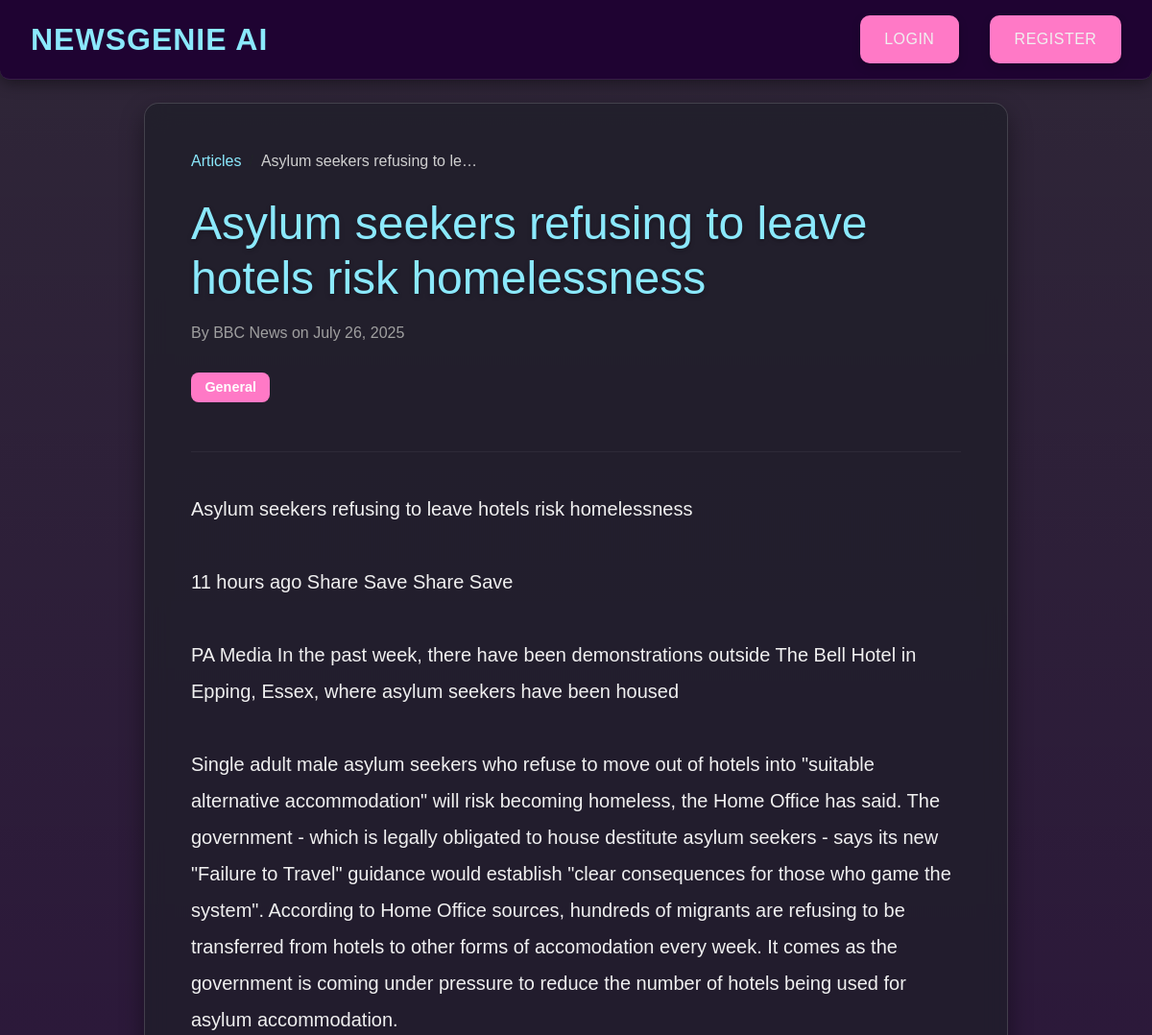
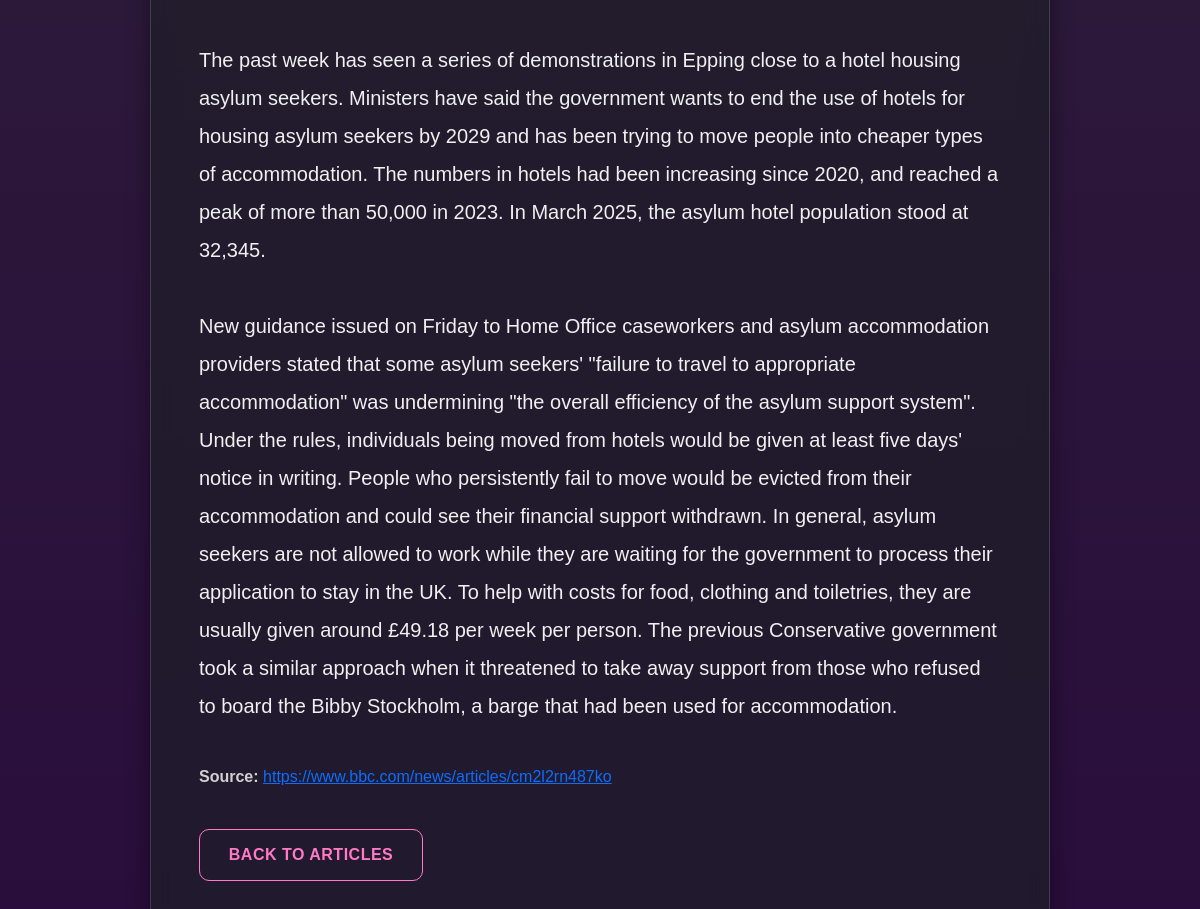
The page /article/218/ on the database its author committed (2 pictures, top to bottom).
### news/models.py (models this page shows, shortened)
class Article(models.Model):
    title = models.CharField(max_length=200)
    content = models.TextField()
    category = models.ForeignKey(Category, on_delete=models.SET_NULL, null=True, blank=True)
    published_date = models.DateTimeField(default=timezone.now)
    created_at = models.DateTimeField(auto_now_add=True)
    audio_file = models.FileField(upload_to='audio/', blank=True, null=True)
    image = models.ImageField(upload_to='articles/', blank=True, null=True)
    author = models.CharField(max_length=255, default="Unknown Source")
    publication_date = models.DateTimeField(null=True, blank=True)
    link = models.URLField(max_length=500, unique=True, null=True, blank=True)
    source = models.CharField(max_length=100, default='Unknown')
    categories = models.ManyToManyField('Category', related_name='multi_articles')
    summary = models.TextField(blank=True, null=True)
    is_summary_generated = models.BooleanField(default=False)
    approved = models.BooleanField(default=False)  # ✅ New field
    audio_file = models.FileField(upload_to='news_audio/', blank=True, null=True)
    def approved_status(self):
        return "Approved" if self.approved else "Pending"
    approved_status.boolean = True
    approved_status.short_description = "Status"
    class Meta:
        ordering = ['-published_date']

class Category(models.Model):
    name = models.CharField(max_length=100)
    description = models.TextField(blank=True)
    class Meta:
        verbose_name_plural = "Categories"

### news/views.py (the view)
# urls.py: path('article/<int:pk>/', views.ArticleDetailView.as_view(), name='article_detail'),
class ArticleDetailView(DetailView):
    model = Article
    template_name = 'news/article_detail.html'
    context_object_name = 'article'
    def get_queryset(self):
        if self.request.user.is_staff:
            return super().get_queryset()
        return super().get_queryset().filter(approved=True)
    def get_object(self, queryset=None):
        obj = super().get_object(queryset)
        if not obj.approved and not self.request.user.is_staff:
            raise Http404("Article not found or not yet approved.")
        if self.request.user.is_authenticated:
            ReadingHistory.objects.update_or_create(
                user=self.request.user,
                article=obj,
                defaults={'timestamp': timezone.now()}
            )
        return obj

### news/templates/news/article_detail.html (shortened to what this page needs)
{% extends 'base.html' %}
{% load static %}
{% block content %}
<link rel="stylesheet" href="{% static 'css/base.css' %}">
<div class="container mt-4">
    <nav aria-label="breadcrumb">
        <ol class="breadcrumb">
            <li class="breadcrumb-item"><a href="{% url 'news:article_list' %}">Articles</a></li>
            <li class="breadcrumb-item active" aria-current="page">{{ article.title|truncatechars:30 }}</li>
        </ol>
    </nav>
    <h1 class="mb-3">{{ article.title }}</h1>
    <p class="text-muted">By {{ article.author }} on {{ article.published_date|date:"F d, Y" }}</p>
    {% for category in article.categories.all %}
        <span class="badge bg-secondary me-1">{{ category.name }}</span>
    {% endfor %}
    <hr>
    <div class="lead">{{ article.content|linebreaksbr }}</div>
    {% if article.link %}
        <p class="mt-4">
            <strong>Source:</strong>
            <a href="{{ article.link }}" target="_blank" rel="noopener noreferrer">
                {{ article.link }}
            </a>
        </p>
    {% endif %}
    <a href="{% url 'news:article_list' %}" class="btn btn-outline-primary mt-4">Back to Articles</a>
</div>
{% endblock %}

### static/css/base.css (style rules this page uses)
body { margin: 0; padding: 0; font-family: "Poppins", sans-serif; background-image: linear-gradient(to bottom, rgba(10, 0, 20, 0.85), rgba(30, 0, 50, 0.95)), url("../img/background.jpg"); background-size: cover; background-repeat: no-repeat; background-position: center; background-attachment: fixed; color: #e0e0e0; }
.container.mt-4 { background-color: rgba(30, 30, 40, 0.7); backdrop-filter: blur(12px); padding: 3rem; border-radius: 15px; box-shadow: 0 10px 25px rgba(0, 0, 0, 0.4); margin: 2.5rem auto; max-width: 900px; border: 1px solid rgba(255, 255, 255, 0.15); }
.container.mt-4 h1 { color: #8be9fd; font-size: 3rem; margin-bottom: 1.5rem; line-height: 1.2; text-shadow: 0 2px 5px rgba(0, 0, 0, 0.3); }
.container.mt-4 p { color: #d0d0d0; }
.container.mt-4 .text-muted { font-size: 1rem; color: #a0a0a0 !important; margin-bottom: 1.8rem; }
.container.mt-4 .badge { background-color: #ff79c6 !important; font-size: 0.9rem; padding: 0.6em 1em; border-radius: 8px; margin-right: 0.8rem; margin-bottom: 1.2rem; display: inline-block; font-weight: 600; }
.container.mt-4 hr { border-top: 1px solid rgba(255, 255, 255, 0.2); margin-top: 2rem; margin-bottom: 2.5rem; }
.container.mt-4 .lead { font-size: 1.25rem; line-height: 1.9; color: #f0f0f0; margin-bottom: 2.5rem; }
.container.mt-4 .btn-outline-primary { border-color: #ff79c6; color: #ff79c6; transition: all 0.3s ease; padding: 0.8rem 1.8rem; font-weight: 600; border-radius: 10px; text-transform: uppercase; letter-spacing: 0.5px; }
.breadcrumb { background-color: transparent; padding: 0; margin-bottom: 1.5rem; }
.breadcrumb-item a { color: #8be9fd; text-decoration: none; font-weight: 500; transition: color 0.3s ease; }
.breadcrumb-item.active { color: #d0d0d0; }

### rows shown on the page
Article: title "Asylum seekers refusing to le…", title "Asylum seekers refusing to leave hotels risk homelessness", author "BBC News", published_date "July 26, 2025", content "Asylum seekers refusing to leave hotels risk homelessness 11 hours ago Share Save Share Save PA Media In the past week, there have been demonstrations outside The Bell Hotel in Epping, Essex, where asylum seekers have been housed Single adult male asylum seekers who refuse to move out of hotels into \"suitable alternative accommodation\" will risk becoming homeless, the Home Office has said. The government - which is legally obligated to house destitute asylum seekers - says its new \"Failure to Travel\" guidance would establish \"clear consequences for those who game the system\". According to Home Office sources, hundreds of migrants are refusing to be transferred from hotels to other forms of…", link "https://www.bbc.com/news/articles/cm2l2rn487ko"
Category: name "General"
